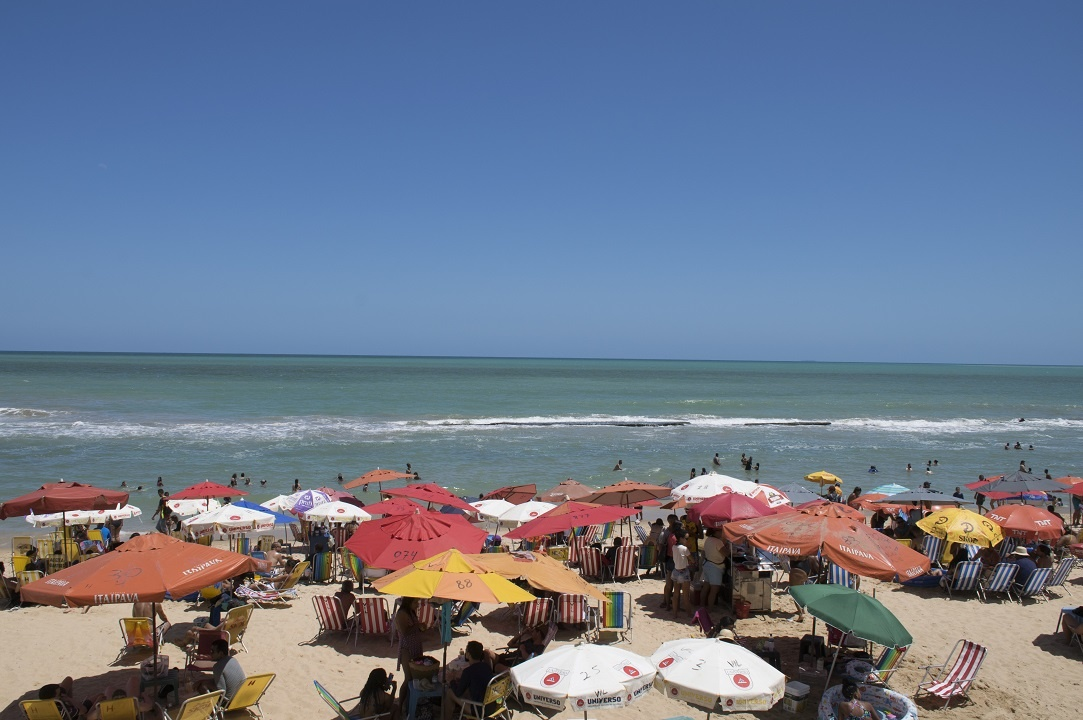
#> input picture DLCCGME/projeto/X/boa_viagem_2018-1.jpg, 1083 x 720 px; its folder holds 4 pictures in this run
$ python DLCCGMEprojeto.py
#> lines starting #> are read from the running program, lines starting #| are printed output that depends on the picture
import numpy as np
import matplotlib.pyplot as plt
import cv2
import networkx as nx
import glob
import os

# [82 lines left out: functions printImage, printImageGray, experimentos, diferencaCostaMedia, diferencaCostalower, not called in this run]


def getIdNo(i, j, img):
    g = (i * img.shape[1]) + j + 2
    return g


# [109 lines left out: functions init_vertices, init_link, equalizeRGB, increase_brightness, pipeline, encontra_linha, not called in this run]

def generateresults():

    path = 'DLCCGME/projeto/X/*'
    path2 = 'projeto/Y/*'
    pathout = 'DLCCGME/projeto/resultado/'

    X = [cv2.imread(img) for img in sorted(glob.glob(path))][6:]
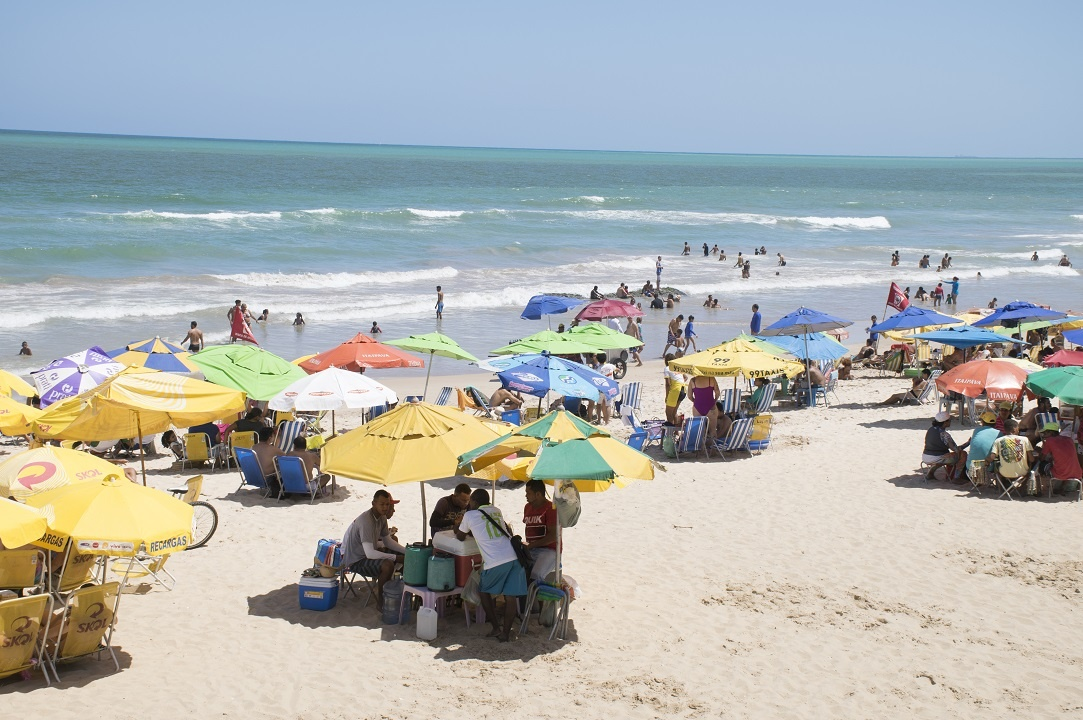
#> input picture DLCCGME/projeto/X/boa_viagem_2018-297.jpg, 1083 x 720 px
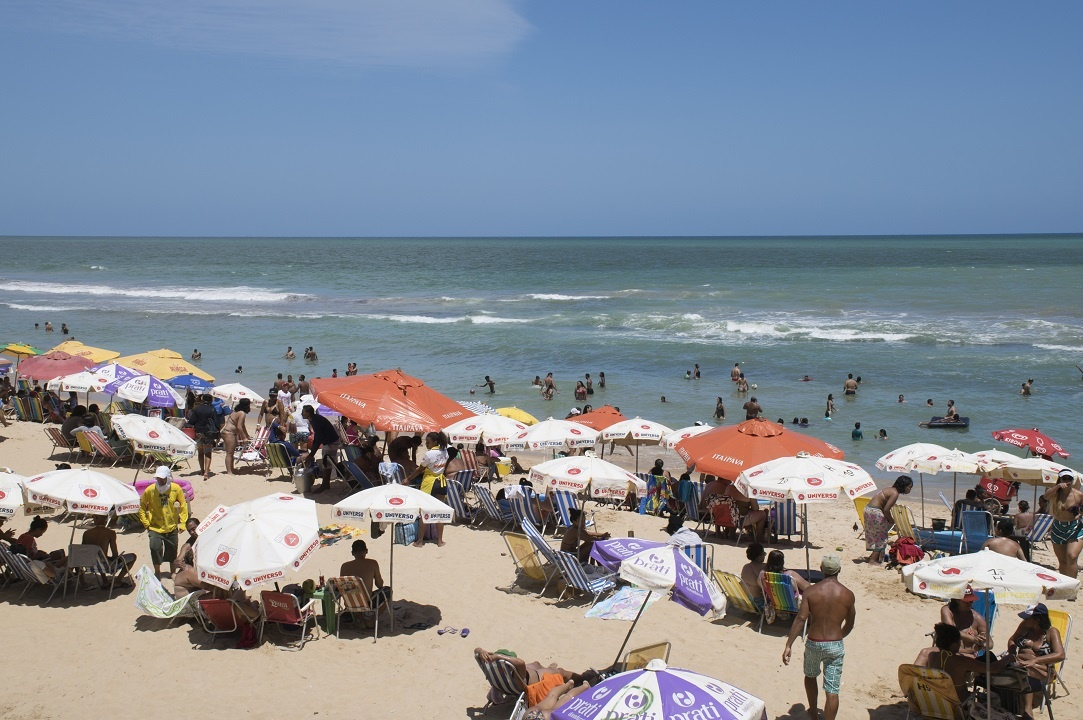
#> input picture DLCCGME/projeto/X/boa_viagem_2018-3.jpg, 1083 x 720 px
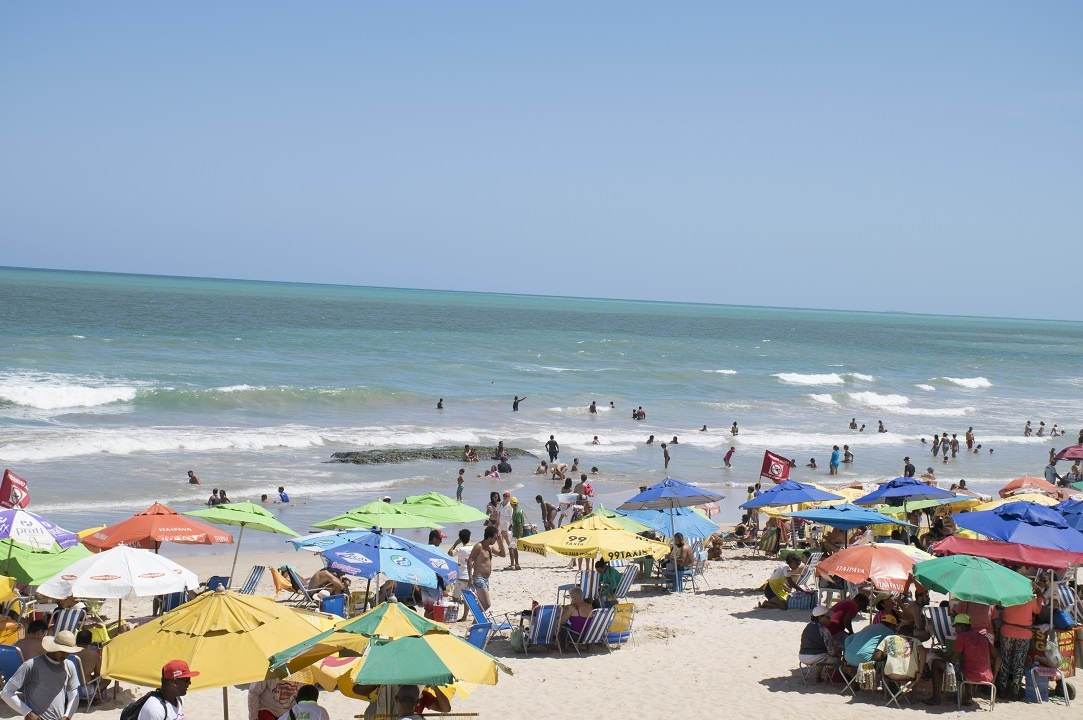
#> input picture DLCCGME/projeto/X/boa_viagem_2018-313.jpg, 1083 x 720 px
#> X = []
    label = [cv2.imread(img) for img in sorted(glob.glob(path2))][6:]
    names = [os.path.basename(img) for img in sorted(glob.glob(path))][6:]
    labelnames = [os.path.basename(img) for img in sorted(glob.glob(path2))][6:]

    # for img,name in zip(X,names):
    #     cv2.imwrite(pathout+name.replace('.jpg','_out.jpg'),encontra_linha(img,10,100))

    return [encontra_linha(img,10,100) for img in X],names,label,labelnames

imgs,names,label,nameslabel = generateresults()
#> imgs = []; names = []; label = []; nameslabel = []
#> (the run stopped early here; a loop or call above may not have finished)
